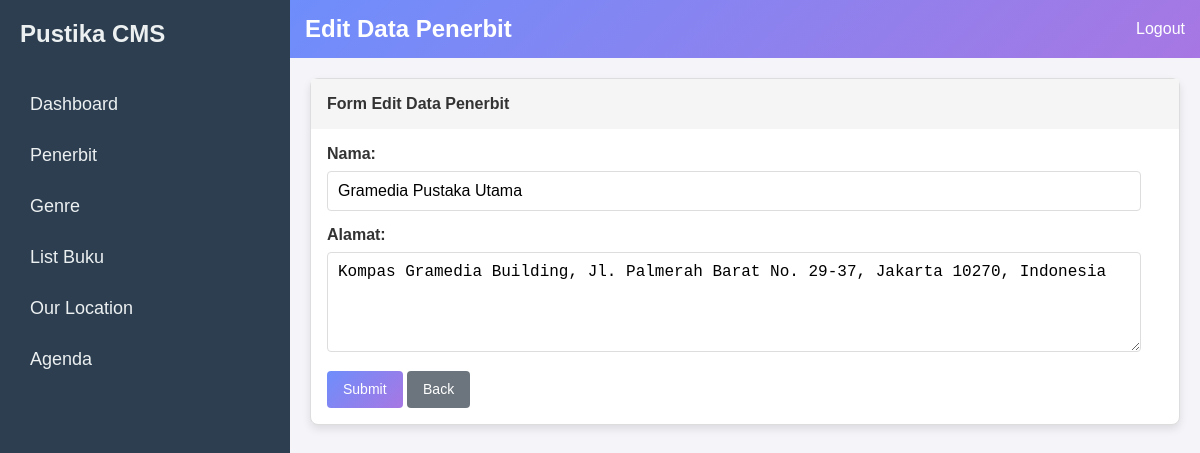
/admin-penerbit/edit/4 (signed in), run on the app's committed database.
### tables this page shows
CREATE TABLE `penerbit` (
  `id` int NOT NULL AUTO_INCREMENT,
  `nama` varchar(255) DEFAULT NULL,
  `alamat` text,
  `created_at` timestamp NULL DEFAULT CURRENT_TIMESTAMP,
  PRIMARY KEY (`id`)
);

### Core/ResponseFactory.php (called while the page is built, shortened)
<?php
class ResponseFactory
{
    public static function view($config, $templates, $data = []): Response
    {
        extract($data);
        if (is_array($templates)) {
            foreach ($templates as $template) {
                include $config::VIEW_PATH . str_replace('.', DIRECTORY_SEPARATOR, $template) . '.php';
            }
        } else {
            include $config::VIEW_PATH . str_replace('.', DIRECTORY_SEPARATOR, $templates) . '.php';
        }
        $content = ob_get_clean();
        if (isset($data['layout'])) {
            $layoutPath = $config::VIEW_PATH . 'layouts/' . $data['layout'] . '.php';
            if (file_exists($layoutPath)) {
                $responseContent = ob_get_clean();
            } else {
                $responseContent = $content;
            }
        } else {
            $responseContent = $content;
        }
        return new Response($responseContent, [
            'Content-Type' => 'text/html'
        ], 200);
    }
}

### Core/helpers.php (called while the page is built, shortened)
<?php
if (!function_exists('view')) {
    function view($views, $data = [], $layout = null)
    {
        $data['layout'] = $layout;
        return ResponseFactory::view(app()->getConfig(), $views, $data);
    }
}
if (!function_exists('app')) {
    function app()
    {
        return Pustika::getInstance();
    }
}

### App/Controllers/AdminPenerbitController.php (called while the page is built, shortened)
<?php
class AdminPenerbitController
{
    protected $penerbitModel;
    public function __construct()
    {
        $this->penerbitModel = new Penerbit();
    }
    public function edit(Request $request, $id)
    {
        $penerbit = $this->penerbitModel->find($id);
        $data = [
            'user' => auth(),
            'csrfToken' => Security::getCsrfToken(),
            'penerbit' => $penerbit
        ];
        return view('admin/penerbit/edit', $data, 'admin');
    }
}

### Core/Router.php (called while the page is built, shortened)
<?php
class Router
{
    protected $config;
    public function __construct($config)
    {
        $this->config = $config;
    }
    public function handle(Request $request): Response
    {
        $uri = $request->server('REQUEST_URI');
        $uri = str_replace($this->config::BASE_URL, "", $uri);
        $args = explode('/', trim($uri, '/'));
        if (1 === count($args)) {
            $controller = $this->config::DEFAULT_CONTROLLER;
            $method = array_shift($args) ?: $this->config::ACTION_INDEX;
        } else {
            $controller = array_shift($args);
            $method = array_shift($args);
        }
        $method = explode('?', $method, 2)[0];
        $controller = $this->convertToCamelCase($controller);
        $method = $this->convertToStudlyCaps($method);
        return $this->run($controller, $method, $args, $request);
    }
    protected function convertToCamelCase($value): string
    {
        return str_replace(' ', '', ucwords(str_replace('-', ' ', $value)));
    }
    protected function convertToStudlyCaps($value): string
    {
        return lcfirst($this->convertToCamelCase($value));
    }
    protected function run($controller, $method, $args, Request $request): Response
    {
        array_unshift($args, $request);
        $class = $this->config::CONTROLLER_NAMESPACE."\\{$controller}Controller";
        if (class_exists($class) && is_callable($toCall = [new $class, $method])) {
            $result = call_user_func_array($toCall, $args);
        } else {
            $class = $this->config::CONTROLLER_NAMESPACE.'\\'.$this->config::DEFAULT_CONTROLLER.'Controller';
            $result = call_user_func([new $class, $this->config::ACTION_404], $request);
        }
        return $result;
    }
}

### public/index.php (called while the page is built, shortened)
<?php
require_once dirname(__DIR__) . '/Core/helpers.php';
$app = Core\Pustika::getInstance(App\Config::class);

### Core/Database.php (called while the page is built, shortened)
<?php
final class Database
{
    private static $conn = null;
    public static function getConnection()
    {
        if (is_null(self::$conn)) {
            $c = app()->getConfig()::DB_CONFIG;
            $dsn = "mysql:host={$c['host']};dbname={$c['dbname']};";
            if (isset($c['port'])) {
                $dsn .= "port={$c['port']};";
            }
            self::$conn = new \PDO(
                $dsn,
                $c['username'],
                $c['password']
            );
            self::$conn->setAttribute(\PDO::ATTR_ERRMODE, \PDO::ERRMODE_EXCEPTION);
        }
        return self::$conn;
    }
}

### Core/Model.php (called while the page is built, shortened)
<?php
class Model
{
    protected $table = null;
    protected $key = "id";
    public function find($id, $columns = ['*'], $fetchStyle = \PDO::FETCH_BOTH)
    {
        $columns = implode(",", $columns);
        $stmt = Database::getConnection()
            ->prepare("SELECT $columns FROM $this->table WHERE $this->key=?");
        $stmt->execute([$id]);
        return $stmt->fetch($fetchStyle);
    }
}

### App/Views/admin/penerbit/edit.php (the view, shortened to what this page needs)
<header class="header">
    <h1>Edit Data Penerbit</h1>
    <div class="header-right">
        <a href="/auth/logout" onclick="return confirm('Apakah anda ingin logout?')" class="header-link">Logout</a>
    </div>
</header>
<div class="card">
    <div class="card-header">
        Form Edit Data Penerbit
    </div>
    <div class="card-body">
        <form action="/admin-penerbit/update/<?php echo $penerbit['id']; ?>" method="POST">
            <label for="namenama">Nama:</label>
            <input type="text" id="nama" name="nama" placeholder="Nama Penerbit"
                value="<?php echo htmlspecialchars($penerbit['nama']); ?>" required>
            <label for="alamat">Alamat:</label>
            <textarea id="alamat" name="alamat"
                placeholder="Alamat Penerbit"><?php echo htmlspecialchars($penerbit['alamat']); ?></textarea>
            <button type="submit" class="btn btn-sm btn-primary">Submit</button>
            <a href="/admin-penerbit/index" class="btn btn-sm btn-secondary">Back</a>
        </form>
    </div>
</div>

### public/assets/css/admin.css (style rules this page uses)
body, h1, h2, p { margin: 0; padding: 0; box-sizing: border-box; }
body { font-family: Arial, sans-serif; background-color: #f4f4f9; color: #333; display: flex; height: 100vh; margin: 0; }
.header { background: linear-gradient(135deg, #6e8efb, #a777e3); color: #fff; padding: 15px; display: flex; justify-content: space-between; align-items: center; }
.header h1 { font-size: 24px; }
.header-right { display: flex; }
.header-link { color: #fff; text-decoration: none; margin-left: 15px; font-size: 16px; }
.card { border: 1px solid #ddd; border-radius: 8px; box-shadow: 0 4px 8px rgba(0, 0, 0, 0.1); background-color: #fff; margin-bottom: 20px; }
.card-header { background-color: #f5f5f5; padding: 16px; font-size: 1em; font-weight: bold; position: relative; }
.card-body { padding: 16px; }
.btn { padding: 12px 24px; border: none; border-radius: 4px; cursor: pointer; font-size: 16px; display: inline-block; text-decoration: none; text-align: center; line-height: 1.5; transition: background-color 0.3s, box-shadow 0.3s; }
.btn-sm { padding: 8px 16px; font-size: 14px; }
.btn-primary { background: linear-gradient(135deg, #6e8efb, #a777e3); color: #fff; transition: background 0.3s ease; }
.btn-secondary { background-color: #6c757d; color: #fff; }
label { font-size: 16px; font-weight: bold; margin-bottom: 8px; display: block; }
input[type="text"], input[type="email"], input[type="password"], textarea, select, input[type="number"], input[type="file"] { width: calc(100% - 22px); padding: 10px; border: 1px solid #ddd; border-radius: 4px; margin-bottom: 15px; font-size: 16px; box-sizing: border-box; }
textarea { resize: vertical; min-height: 100px; }
button[type="submit"] { background-color: #6e8efb; color: #fff; }

### data on the page
penerbit: nama "Gramedia Pustaka Utama", alamat "Kompas Gramedia Building, Jl. Palmerah Barat No. 29-37, Jakarta 10270, Indonesia"
